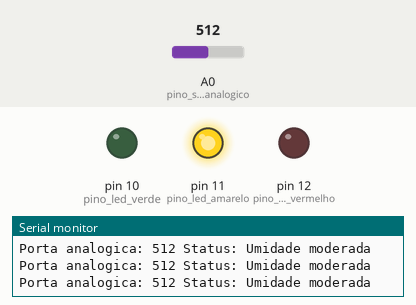
A sketch run on a simulated Arduino Uno, built with avr-gcc and run on an emulated ATmega328P. Parts: output pins drawn as LEDs (lit = HIGH), the last lines printed to the serial monitor. Inputs (shaded band) come from the test bench; at power-on: A0 (pino_sinal_analogico) = 512.

Above: at 1.2 s.
1.3 s: A0 (pino_sinal_analogico) set to 390
At 2.0 s:
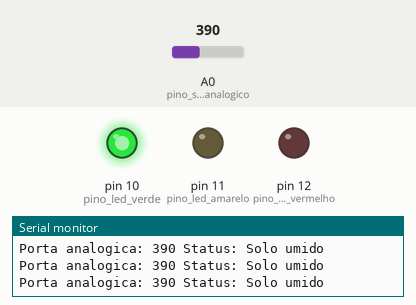
2.8 s: A0 (pino_sinal_analogico) set to 810
At 3.4 s:
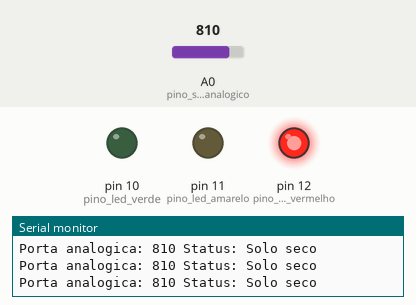
4.3 s: A0 (pino_sinal_analogico) set to 790
At 4.9 s:
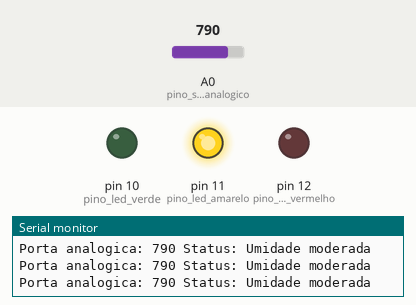
5.8 s: A0 (pino_sinal_analogico) set to 900
At 6.4 s:
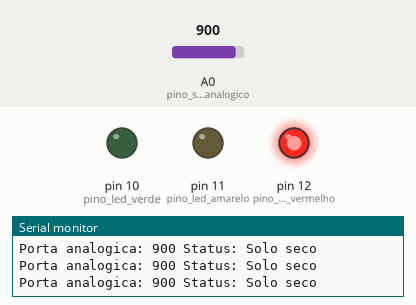
Timing chart, 0 to 8.3 s (numbered marks = the images above; inputs shaded):
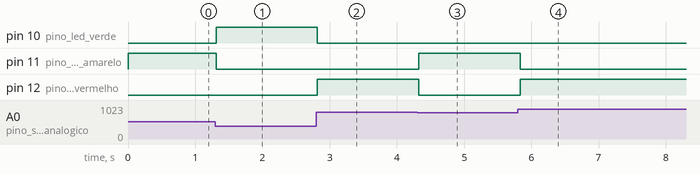

The sketch:

sketch_higrometro.ino
```cpp
#define pino_sinal_analogico A0
#define pino_led_vermelho 12
#define pino_led_amarelo 11
#define pino_led_verde 10

int valor_analogico;

void setup()
{
  Serial.begin(9600);
  pinMode(pino_sinal_analogico, INPUT);
  pinMode(pino_led_vermelho, OUTPUT);
  pinMode(pino_led_amarelo, OUTPUT);
  pinMode(pino_led_verde, OUTPUT);
}

void loop()
{
  //Le o valor do pino A0 do sensor
  valor_analogico = analogRead(pino_sinal_analogico);

  //Mostra o valor da porta analogica no serial monitor
  Serial.print("Porta analogica: ");
  Serial.print(valor_analogico);

  //Solo umido, acende o led verde
  if (valor_analogico > 0 && valor_analogico < 400)
  {
    Serial.println(" Status: Solo umido");
    apagaleds();
    digitalWrite(pino_led_verde, HIGH);
  }

  //Solo com umidade moderada, acende led amarelo
  if (valor_analogico > 400 && valor_analogico < 800)
  {
    Serial.println(" Status: Umidade moderada");
    apagaleds();
    digitalWrite(pino_led_amarelo, HIGH);
  }

  //Solo seco, acende led vermelho
  if (valor_analogico > 800 && valor_analogico < 1024)
  {
    Serial.println(" Status: Solo seco");
    apagaleds();
    digitalWrite(pino_led_vermelho, HIGH);
  }
  delay(100);
}

void apagaleds()
{
  digitalWrite(pino_led_vermelho, LOW);
  digitalWrite(pino_led_amarelo, LOW);
  digitalWrite(pino_led_verde, LOW);
}
```

Measured:
- after the input at 1.3 s, pin 10 (pino_led_verde): LOW → HIGH at once; pin 11 (pino_led_amarelo): HIGH → LOW at once
- after the input at 2.8 s, pin 10 (pino_led_verde): HIGH → LOW at once; pin 12 (pino_led_vermelho): LOW → HIGH at once
- after the input at 4.3 s, pin 11 (pino_led_amarelo): LOW → HIGH at once; pin 12 (pino_led_vermelho): HIGH → LOW at once
- after the input at 5.8 s, pin 11 (pino_led_amarelo): HIGH → LOW at once; pin 12 (pino_led_vermelho): LOW → HIGH at once
